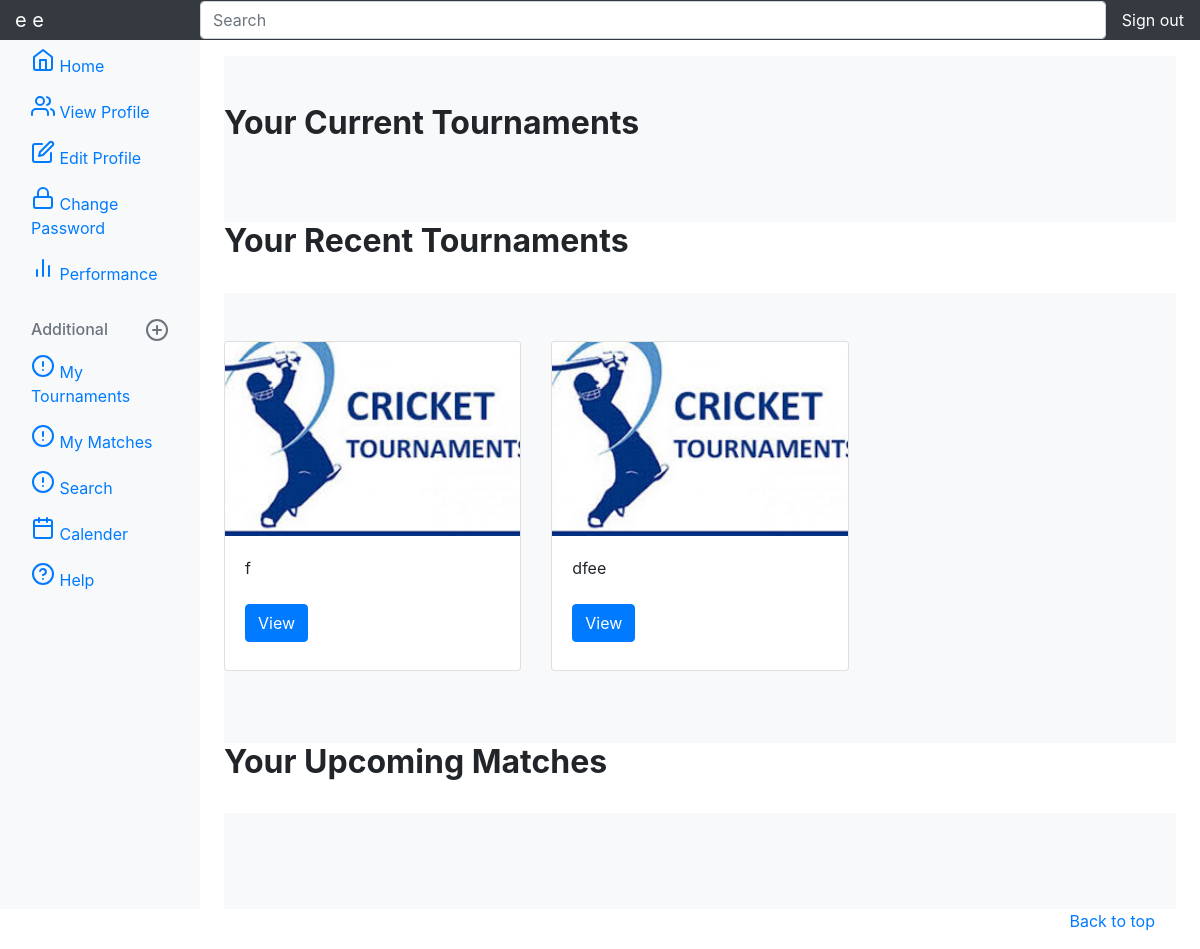
Screenshot of /player/my-tournaments/ (signed in) with the database file from the repository.
### tournament/models.py (models this page shows, shortened)
class Tournament(models.Model):
    name = models.CharField(max_length=20, unique=True)
    image = models.ImageField(blank=True, upload_to='tournaments', default='tournaments/no.png')
    place = models.TextField()
    start_date = models.DateField()
    end_date = models.DateField(default=None)
    organizer = models.ForeignKey(Organizer, on_delete=models.CASCADE, null=True, blank=True)
    tournament_status = models.IntegerField(default=0)
    tournament_schedule = models.IntegerField(default=0)

### player/views.py (the view)
# urls.py: path('my-tournaments/', views.my_tournaments, name='my_tournaments'),
def my_tournaments(request):
    try:
        player = Player.objects.get(pk=request.user.id)
        player = Player.objects.get(pk=request.user.id)
        match = Match.objects.all()
        team = Team.objects.all()
        tournament = Tournament.objects.all()
        teams = []
        for t in team:
            players = t.players.all()
            for p in players:
                if p == player:
                    teams.append(t)
        matches = []
        for m in match:
            for t in teams:
                if m.team_1 == t:
                    matches.append(m)
                elif m.team_2 == t:
                    matches.append(m)
        tournaments = []
        for t in tournament:
            for m in matches:
                if m.tournament == t:
                    tournaments.append(t)
        context = {'tournaments': tournaments}
        return render(request, 'player/my_tournaments.html', context)
    except Exception:
        return redirect('login')

### player/templates/player/my_tournaments.html (shortened to what this page needs)
{% extends 'player/base.html' %}
{% block body %}
    <main role="main" class="col-md-9 ml-sm-auto col-lg-10 pt-3 px-4">
      <div class="album py-5 bg-light">
        <h2><b>Your Current Tournaments</b></h2><br>
        </div>
            <h2><b>Your Recent Tournaments</b></h2><br>
      <div class="album py-5 bg-light">
          <div class="row">
              {% for tournament in tournaments %}
              {% if tournament.tournament_status == 2 %}
            <div class="col-md-4">
              <div class="card mb-4 box-shadow">
                <img class="card-img-top" src="{{ tournament.image.url}}" alt="Card image cap">
                <div class="card-body">
                  <p class="card-text">{{ tournament.name }}</p>
                  <div class="d-flex justify-content-between align-items-center">
                    <div class="btn-group">
                      <a href="{% url 'search:tournaments_details' tournament.id %}" class="btn btn-primary my-2">View</a>
                    </div>
                  </div>
                </div>
              </div>
            </div>
              {% endif %}
              {% endfor %}
          </div>
        </div>
    <h2><b>Your Upcoming Matches</b></h2><br>
    <div class="album py-5 bg-light">
        </div>
      </div>
    <footer class="text-muted">
      <div class="container">
        <p class="float-right">
          <a href="{% url 'player:my_tournaments' %}">Back to top</a>
        </p>
      </div>
    </footer>
{% endblock %}

### player/templates/player/base.html (shortened to what this page needs)
    <!doctype html>
<html lang="en">
  <head>
    <link href="https://getbootstrap.com/docs/4.0/dist/css/bootstrap.min.css" rel="stylesheet">
    <link href="https://getbootstrap.com/docs/4.0/examples/dashboard/dashboard.css" rel="stylesheet">
    <nav class="navbar navbar-dark sticky-top bg-dark flex-md-nowrap p-0">
      <nav class="navbar-brand col-sm-3 col-md-2 mr-0">{{ user.get_full_name }}</nav>
        <form  class="form-inline w-100 my-2 my-lg-0" method="GET" action="{% url 'search:nav_search_matches' %}">
        <input  class="form-control form-control-dark w-100" type="text" name="q" placeholder="Search" aria-label="Search">
        </form>
      <ul class="navbar-nav px-3">
        <li class="nav-item text-nowrap active">
          <a class="nav-link" href="{% url 'logout' %}">Sign out</a>
        </li>
      </ul>
    </nav>
    <div class="container-fluid">
      <div class="row">
        <nav class="col-md-2 d-none d-md-block bg-light sidebar">
          <div class="sidebar-sticky">
            <ul class="nav flex-column">
              <li class="nav-item">
                <a class="nav-link active" href="{% url 'player:player_home' %}">
                  <span data-feather="home"></span>
                  Home
                </a>
              </li>
              <li class="nav-item">
                <a class="nav-link" href="{% url 'player:player_view_profile' %}">
                  <span data-feather="users"></span>
                  View Profile
                </a>
              </li>
              <li class="nav-item">
                <a class="nav-link" href="{% url 'player:player_edit_profile' %}">
                  <span data-feather="edit"></span>
                  Edit Profile
                </a>
              </li>
              <li class="nav-item">
                <a class="nav-link" href="{% url 'player:player_change_password' %}">
                  <span data-feather="lock"></span>
                  Change Password
                </a>
              </li>
              <li class="nav-item">
                <a class="nav-link" href="{% url 'player:player_view_performance' %}">
                  <span data-feather="bar-chart-2"></span>
                  Performance
                </a>
              </li>
            </ul>
            <h6 class="sidebar-heading d-flex justify-content-between align-items-center px-3 mt-4 mb-1 text-muted">
              <span>Additional</span>
              <a class="d-flex align-items-center text-muted" href="#">
                <span data-feather="plus-circle"></span>
              </a>
            </h6>
            <ul class="nav flex-column mb-2">
              <li class="nav-item">
                <a class="nav-link" href="{% url 'player:my_tournaments' %}">
                  <span data-feather="alert-circle"></span>
                  My Tournaments
                </a>
              </li>
              <li class="nav-item">
                <a class="nav-link" href="{% url 'player:my_matches' %}">
                  <span data-feather="alert-circle"></span>
                  My Matches
                </a>
              </li>
                <li class="nav-item">
                <a class="nav-link" href="{% url 'search:search' %}">
                  <span data-feather="alert-circle"></span>
                  Search
                </a>
              </li>
              <li class="nav-item">
                <a class="nav-link" href="#">
                  <span data-feather="calendar"></span>
                  Calender
                </a>
              </li>
              <li class="nav-item">
                <a class="nav-link" href="#">
                  <span data-feather="help-circle"></span>
                  Help
                </a>
              </li>
            </ul>
          </div>
        </nav>
{% load staticfiles %}
    <link  rel="stylesheet" type="text/css" href="{% static 'player/messages/base.css' %}">
      {% load staticfiles %}
       <link  rel="stylesheet" type="text/css" href="{% static 'player/base.css' %}">
  {% block body %}
  {% endblock %}

### rows the page displays
Tournament: image (picture), name "f"
Tournament: image (picture), name "dfee"

### other values shown
{{ user.get_full_name }} "e e"
